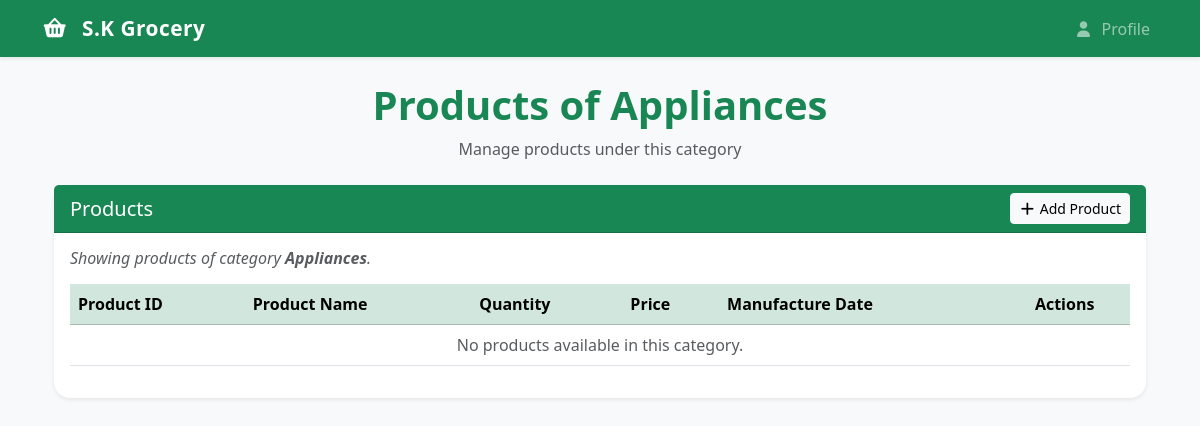
Page /category/2/Show (signed in) on the earlier database version.
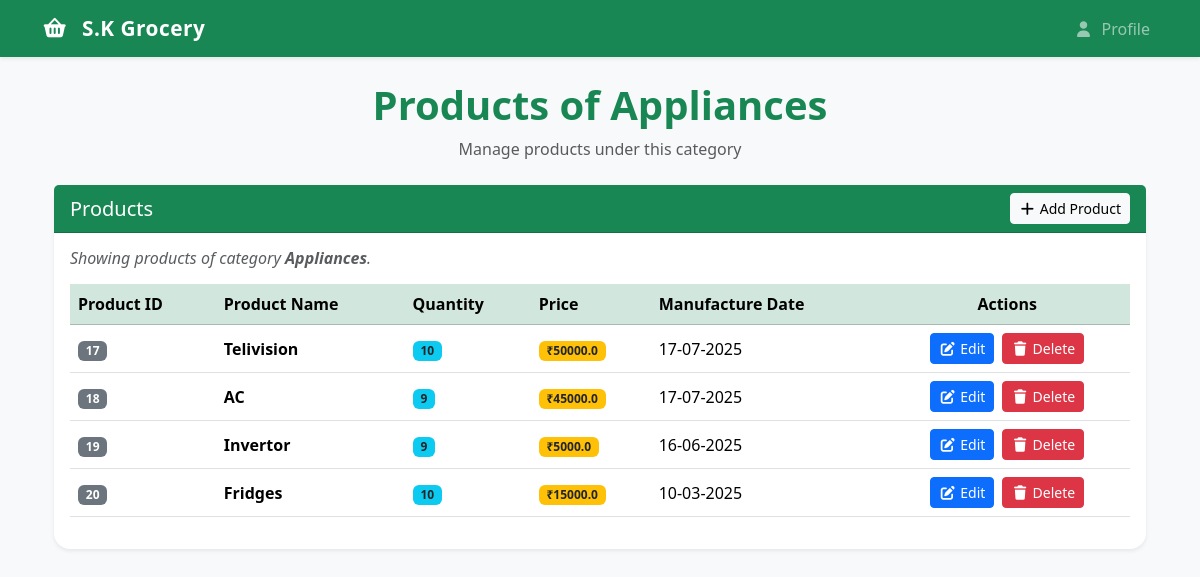
Same page on the later database version.
### app.py (models this page shows)
class Category(db.Model):
    __tablename__ = 'category'
    id = db.Column(db.Integer, primary_key=True)
    name = db.Column(db.String(64), nullable=False)
    products = db.relationship('Product', backref='category', lazy=True)

class Product(db.Model):
    __tablename__ = 'product'
    id = db.Column(db.Integer, primary_key=True)
    name = db.Column(db.String(64), unique=True, nullable=False)
    category_id = db.Column(db.Integer, db.ForeignKey('category.id'), nullable=False)
    quantity = db.Column(db.Integer, nullable=False)
    price = db.Column(db.Float, nullable=False)
    man_date = db.Column(db.Date, nullable=False)
    carts = db.relationship('Cart', backref='product', lazy=True)
    orders = db.relationship('Order', backref='product', lazy=True)

### app.py (the view)
@app.route("/category/<int:id>/Show")
@admin_required
def show_category(id):
    return render_template('category/show.html',user=User.query.get(session['user_id']), category= Category.query.get(id))

### app.py (called while the page is built)
def admin_required(func):
    @wraps(func)
    def inner (*args, **kwargs):
        if 'user_id' not in session:
            flash('You need to login first.')
            return redirect(url_for('login'))
        user =User.query.get(session['user_id'])
        if not user.is_admin:
            flash('You are not authorized to view this page.')
            return redirect(url_for('index'))
        return func(*args, **kwargs)
    return inner

### templates/category/show.html (shortened to what this page needs)
{% extends "layout.html" %}
{% block content %}
<div class="container mt-4">
    <div class="text-center mb-4">
        <h1 class="fw-bold text-success">Products of {{ category.name }}</h1>
        <p class="text-muted">Manage products under this category</p>
    </div>
    <div class="card shadow-sm border-0">
        <div class="card-header bg-success text-white d-flex justify-content-between align-items-center">
            <h5 class="mb-0">Products</h5>
            <a class="btn btn-light btn-sm" href="{{ url_for('add_product', category_id=category.id) }}">
                <i class="fas fa-plus"></i> Add Product
            </a>
        </div>
        <div class="card-body">
            <h6 class="text-muted mb-3">
                <em>Showing products of category <strong>{{ category.name }}</strong>.</em>
            </h6>
            <table class="table table-hover align-middle">
                <thead class="table-success">
                    <tr>
                        <th scope="col">Product ID</th>
                        <th scope="col">Product Name</th>
                        <th scope="col">Quantity</th>
                        <th scope="col">Price</th>
                        <th scope="col">Manufacture Date</th>
                        <th scope="col" class="text-center">Actions</th>
                    </tr>
                </thead>
                <tbody>
                    {% for product in category.products %}
                    <tr>
                        <td><span class="badge bg-secondary">{{ product.id }}</span></td>
                        <td class="fw-semibold">{{ product.name }}</td>
                        <td><span class="badge bg-info text-dark">{{ product.quantity }}</span></td>
                        <td><span class="badge bg-warning text-dark">₹{{ product.price }}</span></td>
                        <td>{{ product.man_date.strftime('%d-%m-%Y') if product.man_date else '-' }}</td>
                        <td class="text-center">
                            <a href="{{ url_for('edit_product', id=product.id) }}" class="btn btn-sm btn-primary me-1">
                                <i class="fas fa-edit"></i> Edit
                            </a>
                            <a href="{{ url_for('delete_product', id=product.id) }}" class="btn btn-sm btn-danger">
                                <i class="fas fa-trash"></i> Delete
                            </a>
                        </td>
                    </tr>
                    {% else %}
                    <tr>
                        <td colspan="6" class="text-center text-muted">
                            No products available in this category.
                        </td>
                    </tr>
                    {% endfor %}
                </tbody>
            </table>
        </div>
    </div>
</div>
{% endblock %}

### templates/layout.html (shortened to what this page needs)
<!DOCTYPE html>
<html lang="en">
<head>
    <link href="https://cdn.jsdelivr.net/npm/bootstrap@5.3.7/dist/css/bootstrap.min.css" rel="stylesheet">
    <link rel="stylesheet" href="https://cdnjs.cloudflare.com/ajax/libs/font-awesome/7.0.0/css/all.min.css">
</head>
<body>
{% include 'nav.html' %}
 <div class="container">
    {% block content %}
    {% endblock %}
 </div>
</body>
</html>

### templates/nav.html (shortened to what this page needs)
<nav class="navbar navbar-expand-lg navbar-dark bg-success shadow-sm sticky-top">
  <div class="container">
    <a class="navbar-brand fw-bold" href="/">
      <i class="fas fa-shopping-basket me-2"></i> S.K Grocery
    </a>
    <div class="collapse navbar-collapse justify-content-end" id="navbarNav">
      <ul class="navbar-nav align-items-center">
        {% if user %}
        <li class="nav-item">
          <a class="nav-link" href="{{ url_for('profile') }}">
            <i class="fas fa-user me-1"></i> Profile
          </a>
        </li>
        {% endif %}
      </ul>
    </div>
  </div>
</nav>

### templates/layout.html (style rules this page uses)
body { margin: 0; padding: 0; }

### templates/category/show.html (style rules this page uses)
body { background-color: #f8f9fa; }
.card { border-radius: 1rem; }

### templates/nav.html (style rules this page uses)
.navbar-brand { font-size: 1.3rem; letter-spacing: 0.5px; }
.nav-link { font-size: 1rem; margin-left: 12px; transition: 0.3s ease; }

Differences in the rows shown:
added Product: id "17", name "Telivision", quantity "10", price "50000.0", man_date "17-07-2025"
added Product: id "18", name "AC", quantity "9", price "45000.0", man_date "17-07-2025"
added Product: id "19", name "Invertor", quantity "9", price "5000.0", man_date "16-06-2025"
added Product: id "20", name "Fridges", quantity "10", price "15000.0", man_date "10-03-2025"
Other differences:
text no longer shown: "No products available in this category."
